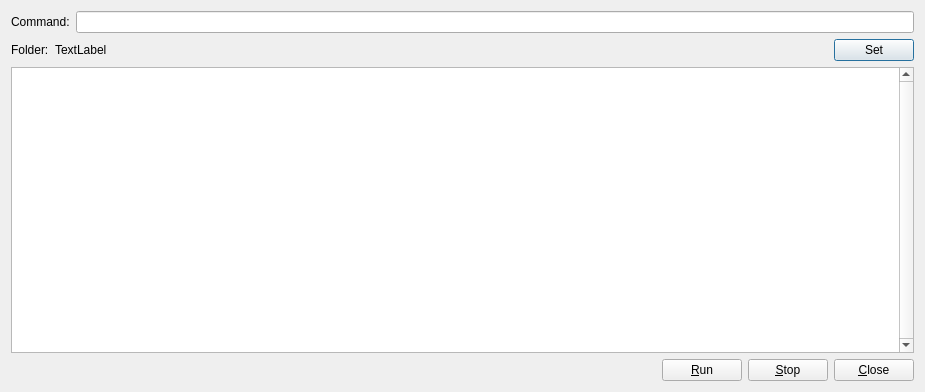
<?xml version="1.0" encoding="UTF-8"?>
<ui version="4.0">
 <class>WebServer</class>
 <widget class="QDialog" name="WebServer">
  <property name="geometry">
   <rect>
    <x>0</x>
    <y>0</y>
    <width>925</width>
    <height>392</height>
   </rect>
  </property>
  <property name="windowTitle">
   <string>PanoManager Web Server</string>
  </property>
  <property name="windowIcon">
   <iconset resource="../../appicons.qrc">
    <normaloff>:/appicons/PanoManagerIcon128.png</normaloff>:/appicons/PanoManagerIcon128.png</iconset>
  </property>
  <layout class="QVBoxLayout" name="verticalLayout">
   <item>
    <layout class="QHBoxLayout" name="horizontalLayout">
     <item>
      <widget class="QLabel" name="label">
       <property name="text">
        <string>Command:</string>
       </property>
      </widget>
     </item>
     <item>
      <widget class="QLineEdit" name="webserverCommand_lineEdit">
       <property name="toolTip">
        <string>Command to launch webserver.</string>
       </property>
      </widget>
     </item>
    </layout>
   </item>
   <item>
    <layout class="QHBoxLayout" name="horizontalLayout_2">
     <item>
      <widget class="QLabel" name="label_2">
       <property name="text">
        <string>Folder:</string>
       </property>
      </widget>
     </item>
     <item>
      <widget class="QLabel" name="webserverFolder_label">
       <property name="sizePolicy">
        <sizepolicy hsizetype="Expanding" vsizetype="Preferred">
         <horstretch>0</horstretch>
         <verstretch>0</verstretch>
        </sizepolicy>
       </property>
       <property name="text">
        <string>TextLabel</string>
       </property>
      </widget>
     </item>
     <item>
      <widget class="QPushButton" name="setFolder_pushButton">
       <property name="toolTip">
        <string>Set the folder in which the webserver will be run.</string>
       </property>
       <property name="text">
        <string>Set</string>
       </property>
      </widget>
     </item>
    </layout>
   </item>
   <item>
    <widget class="QPlainTextEdit" name="webserverOutput_plainTextEdit">
     <property name="verticalScrollBarPolicy">
      <enum>Qt::ScrollBarAlwaysOn</enum>
     </property>
     <property name="tabChangesFocus">
      <bool>true</bool>
     </property>
     <property name="readOnly">
      <bool>true</bool>
     </property>
     <property name="plainText">
      <string notr="true"/>
     </property>
    </widget>
   </item>
   <item>
    <layout class="QHBoxLayout" name="horizontalLayout_3">
     <property name="topMargin">
      <number>0</number>
     </property>
     <item>
      <spacer name="horizontalSpacer">
       <property name="orientation">
        <enum>Qt::Horizontal</enum>
       </property>
       <property name="sizeHint" stdset="0">
        <size>
         <width>40</width>
         <height>20</height>
        </size>
       </property>
      </spacer>
     </item>
     <item>
      <widget class="QPushButton" name="start_pushButton">
       <property name="toolTip">
        <string>Start the web server</string>
       </property>
       <property name="text">
        <string>&amp;Run</string>
       </property>
      </widget>
     </item>
     <item>
      <widget class="QPushButton" name="stop_pushButton">
       <property name="toolTip">
        <string>Stop the web server</string>
       </property>
       <property name="text">
        <string>&amp;Stop</string>
       </property>
      </widget>
     </item>
     <item>
      <widget class="QPushButton" name="close_pushButton">
       <property name="text">
        <string>&amp;Close</string>
       </property>
      </widget>
     </item>
    </layout>
   </item>
  </layout>
 </widget>
 <resources>
  <include location="../../appicons.qrc"/>
 </resources>
 <connections/>
</ui>
